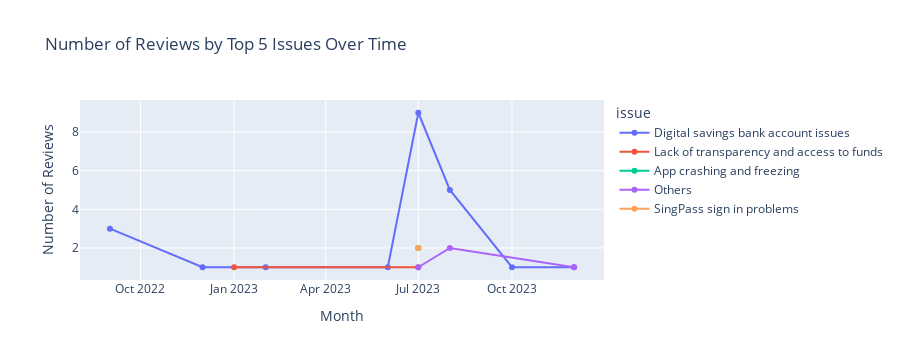

Here is the notebook cell this chart was saved with:
### Markdown cell above
Customer Service

### Code cell
clean_customer_service = preprocess(data, customer_service)
plot_top_n_issues_time_series(clean_customer_service, top_n=5)

### Figure 1 — Plotly figure (JSON) as saved in the notebook; plotly's stock layout.template omitted (floating-point values rounded to 4 significant figures)
{"data": [{"hovertemplate": "issue=Digital savings bank account issues<br>month_year=%{x}<br>count=%{y}<extra></extra>", "legendgroup": "Digital savings bank account issues", "line": {"color": "#636efa", "dash": "solid"}, "marker": {"symbol": "circle"}, "mode": "lines+markers", "name": "Digital savings bank account issues", "orientation": "v", "showlegend": true, "type": "scatter", "x": ["2022-09", "2022-12", "2023-02", "2023-06", "2023-07", "2023-08", "2023-10", "2023-12"], "xaxis": "x", "y": [3, 1, 1, 1, 9, 5, 1, 1], "yaxis": "y"}, {"hovertemplate": "issue=Lack of transparency and access to funds<br>month_year=%{x}<br>count=%{y}<extra></extra>", "legendgroup": "Lack of transparency and access to funds", "line": {"color": "#EF553B", "dash": "solid"}, "marker": {"symbol": "circle"}, "mode": "lines+markers", "name": "Lack of transparency and access to funds", "orientation": "v", "showlegend": true, "type": "scatter", "x": ["2023-01", "2023-07"], "xaxis": "x", "y": [1, 1], "yaxis": "y"}, {"hovertemplate": "issue=App crashing and freezing<br>month_year=%{x}<br>count=%{y}<extra></extra>", "legendgroup": "App crashing and freezing", "line": {"color": "#00cc96", "dash": "solid"}, "marker": {"symbol": "circle"}, "mode": "lines+markers", "name": "App crashing and freezing", "orientation": "v", "showlegend": true, "type": "scatter", "x": ["2023-07"], "xaxis": "x", "y": [2], "yaxis": "y"}, {"hovertemplate": "issue=Others<br>month_year=%{x}<br>count=%{y}<extra></extra>", "legendgroup": "Others", "line": {"color": "#ab63fa", "dash": "solid"}, "marker": {"symbol": "circle"}, "mode": "lines+markers", "name": "Others", "orientation": "v", "showlegend": true, "type": "scatter", "x": ["2023-07", "2023-08", "2023-12"], "xaxis": "x", "y": [1, 2, 1], "yaxis": "y"}, {"hovertemplate": "issue=SingPass sign in problems<br>month_year=%{x}<br>count=%{y}<extra></extra>", "legendgroup": "SingPass sign in problems", "line": {"color": "#FFA15A", "dash": "solid"}, "marker": {"symbol": "circle"}, "mode": "lines+markers", "name": "SingPass sign in problems", "orientation": "v", "showlegend": true, "type": "scatter", "x": ["2023-07"], "xaxis": "x", "y": [2], "yaxis": "y"}], "layout": {"height": 360, "legend": {"title": {"text": "issue"}, "tracegroupgap": 0}, "title": {"text": "Number of Reviews by Top 5 Issues Over Time"}, "xaxis": {"anchor": "y", "autorange": true, "domain": [0, 1], "range": ["2022-08-01 17:31:39.6103", "2023-12-31 06:28:20.3897"], "title": {"text": "Month"}, "type": "date"}, "yaxis": {"anchor": "x", "autorange": true, "domain": [0, 1], "fixedrange": true, "range": [0.3398, 9.66], "title": {"text": "Number of Reviews"}, "type": "linear"}}}
